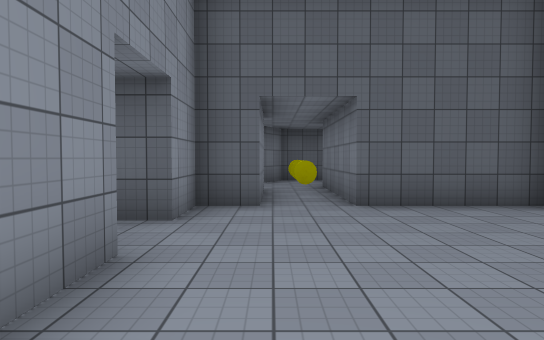
[1] (above)

24 first-person views from a walk through a scene from a Unity 3-D project. The camera is 1.5 m above the floor, tilts 2° down and sees 75° across. The floor is counted in squares, 2 m on a side. Each view is taken from the middle of a square. On the plan, view 1 faces up. The plan holds only what a view shows up to about 11 squares ahead; the rest is blank. The player character is not drawn. Surface patterns are stand-ins for the level's own textures.

[2]
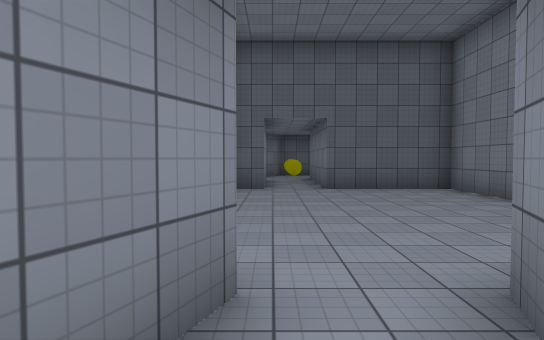

[3]
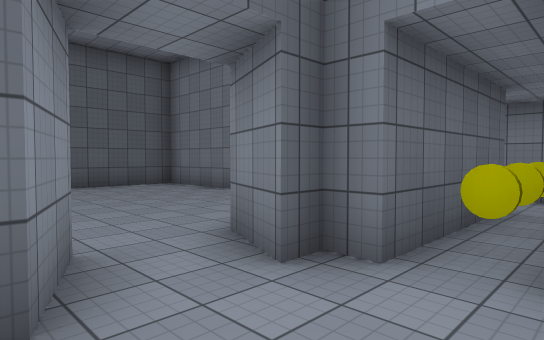

[4]
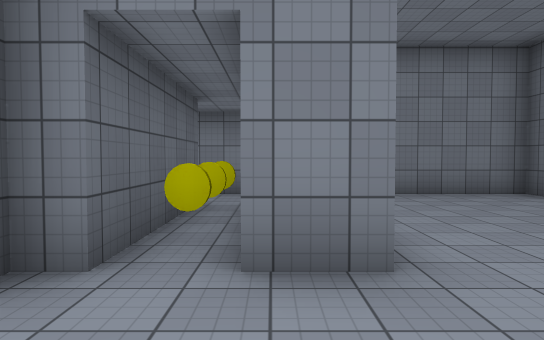

[5]
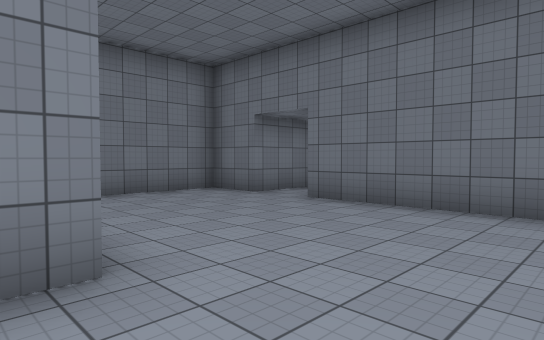

[6]
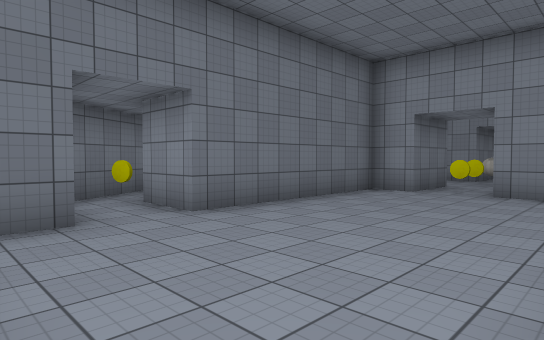

[7]
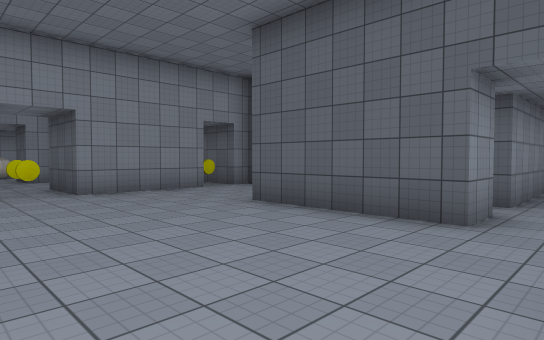

[8]
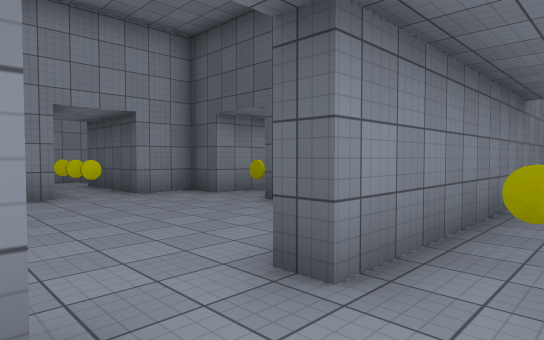

[9]
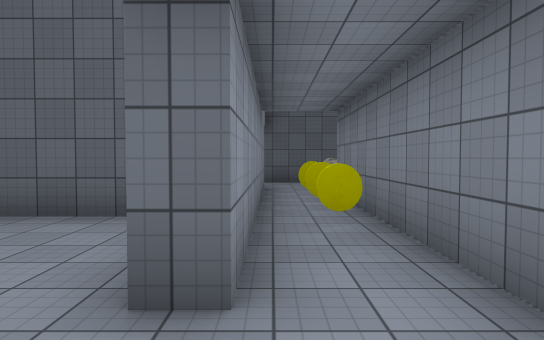

[10]
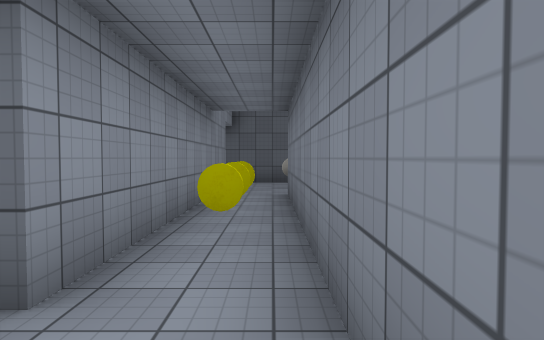

[11]
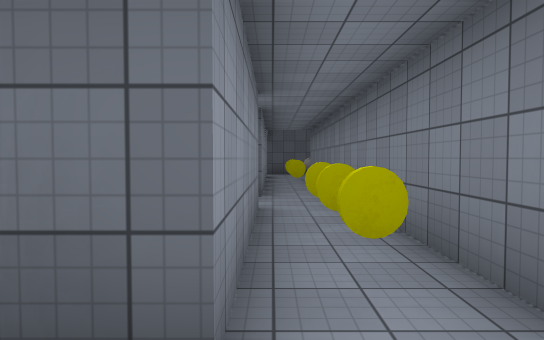

[12]
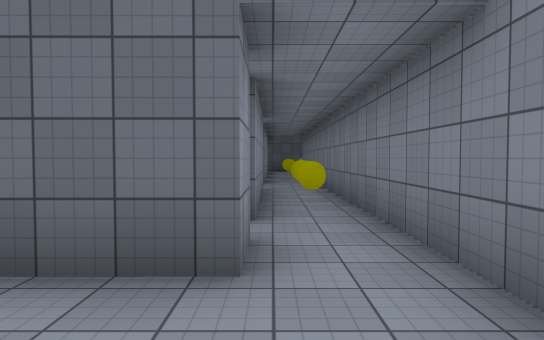

[13]
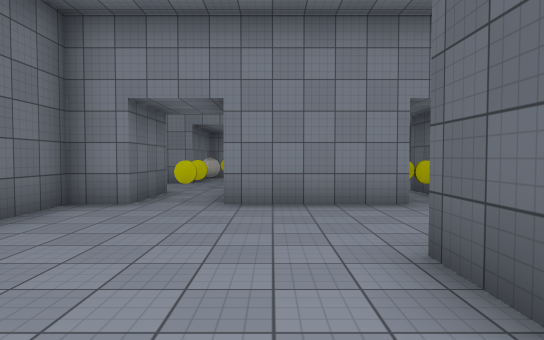

[14]
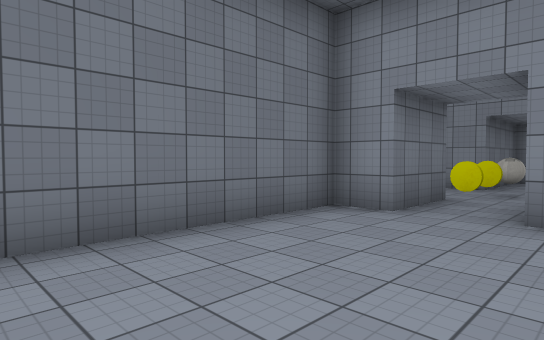

[15]
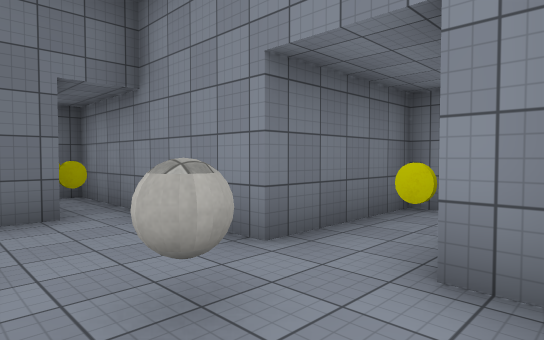

[16]
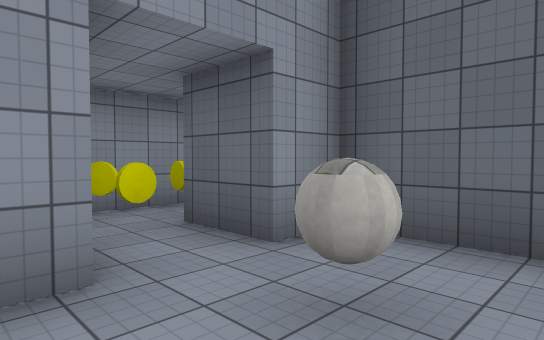

[17]
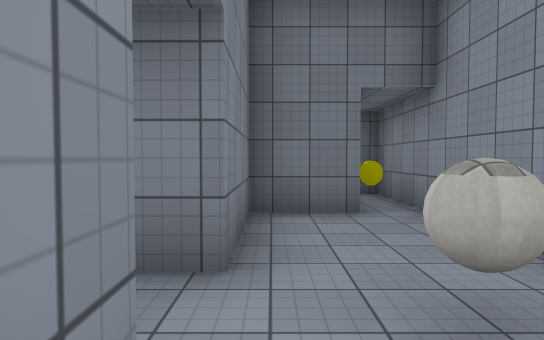

[18]
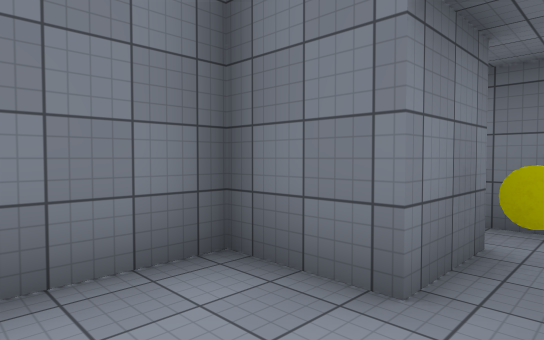

[19]
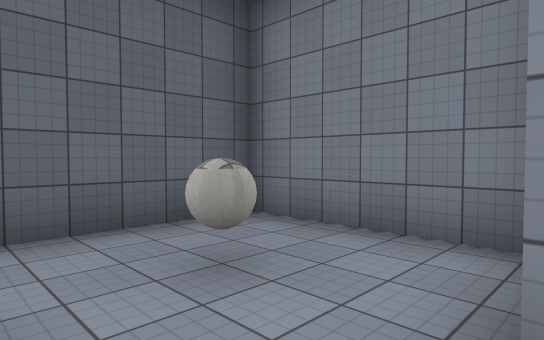

[20]
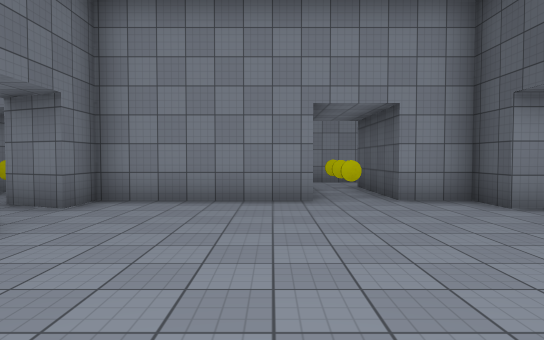

[21]
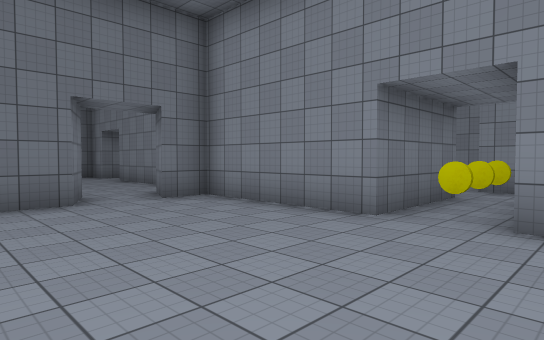

[22]
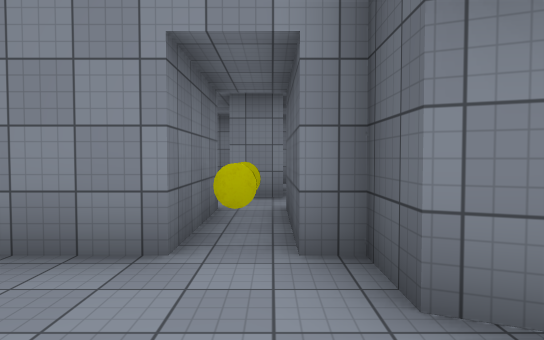

[23]
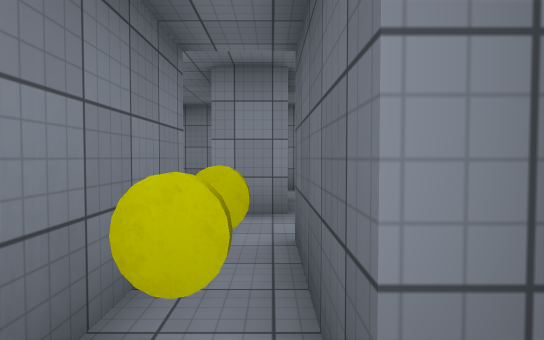

[24]
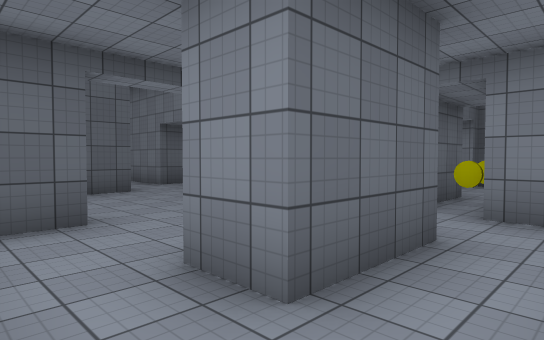

### Floor plan
Points are (right, up) in squares from view 1. A wall is a line through its corners. A room is listed if a view was taken in it or the views show most of it. See-through windows are left out.
Room 1 (views 1, 21)
walls: (-4.2, 2.7) (-1.2, 2.7) (-1.2, -1.1) (-0.2, -1.1); (-0.2, 7.6) (-0.2, 5.5) (-1.2, 5.5) (-1.2, 4.2) (-4.2, 4.2); (4.8, 2.7) (4.3, 2.7) (4.3, 5.5) (1.3, 5.5) (1.3, 9.1); (0.8, -2.3) (1.3, -1.1) (2.2, -1.1); (-5.7, 4.8) (-5.7, 2.7)
ways out: opening at (0, -2) to room 2; opening at (4, 2) to room 3; opening at (-5, 2); opening at (-5, 5.5); opening at (1, 9)
objects: other object (-4, 3); other object (-3, 3); other object (-2, 3); other object (1, 6); other object (1, 7); other object (1, 8)
Room 2 (views 2, 3, 4, 5, 6, 7, 11, 12, 13, 14, 22, 23)
walls: (4.8, -3.7) (4.8, -4.8) (1.3, -4.8) (1.3, -3.7); (4.8, -2.8) (1.3, -2.8) (1.3, -2.3) (0.8, -2.3); (-1.7, -3.8) (-1.7, -6.8); (-1.7, -8.3) (-1.7, -9.3) (3.3, -9.3) (3.3, -10.9); (-0.2, -1.1) (-0.7, -2.3) (-1.7, -2.3) (-1.7, -2.8); (4.8, -11.1) (4.8, -9.3) (6.3, -9.3) (6.3, -3.6); (2.3, -12.9) (4.2, -11.7)
ways out: opening at (0, -2) to room 1; opening at (4, -3) to room 3; opening at (5.5, -4) to room 3; opening at (-2.5, -7.5) to room 4; opening at (-2, -3) to room 7
objects: other object (2, -3); other object (3, -3); other object (4, -3)
Room 3 (views 8, 9, 10, 19, 20)
walls: (4.8, 1.3) (4.8, -2.8); (8.3, 8.5) (8.3, 11.7) (4.5, 11.7); (4.8, 10.3) (4.8, 2.7); (6.3, -3.6) (6.3, 8.3)
ways out: opening at (4, 2) to room 1; opening at (4, -3) to room 2; opening at (5.5, -4) to room 2
objects: other object (6, -2); other object (6, -1); other object (6, 0); other object (6, 4); other object (6, 5); other object (6, 6); white ball (6, 10)
Room 4 (views 15, 16, 17, 18)
walls: (-6.2, -8.3) (-6.2, -10.6); (-4.4, -5.8) (-6.2, -5.8) (-6.2, -6.8); (-1.7, -6.8) (-3.7, -6.8) (-3.7, -6.4); (-5.2, -10.8) (-3.7, -10.8) (-3.7, -8.3) (-1.7, -8.3)
ways out: opening at (-2.5, -7.5) to room 2; opening at (-7, -7.5) to room 6; opening at (-6, -11.5)
objects: white ball (-5, -8); other object (-3, -8); other object (-2, -8)
Room 5 (view 24)
walls: (-5.7, -3.8) (-7.7, -3.8) (-7.7, -2.7); (-9.2, -2.4) (-9.2, -5.6); (-4.2, -4.4) (-4.2, -3.8)
ways out: opening at (-8.5, -6) to room 6; opening at (-5, -4) to room 7; opening at (-8.5, -3)
Room 6 (no view inside)
walls: (-6.2, -6.8) (-7.7, -6.8); (-9.2, -5.6) (-9.2, -8.3) (-6.2, -8.3)
ways out: opening at (-7, -7.5) to room 4; opening at (-8.5, -6) to room 5
objects: other object (-8, -7); other object (-8, -6); other object (-7, -7)
Room 7 (no view inside)
walls: (-4.2, -3.8) (-1.7, -3.8); (-5.7, -2.7) (-5.7, -3.8); (-1.7, -2.8) (-4.2, -2.8)
ways out: opening at (-2, -3) to room 2; opening at (-5, -4) to room 5
objects: other object (-3, -3); other object (-2, -3)

Positions as (right, up) in squares from view 1, and headings:
1: (0, 0), facing up
2: (0, -3), facing up
3: (-1, -4), facing up-right
4: (-1, -4), facing right
5: (-1, -4), facing down-right
6: (6, -5), facing down-left
7: (6, -9), facing up-left
8: (6, 1), facing up-left
9: (5, 1), facing up
10: (6, 1), facing up
11: (5, -4), facing up
12: (5, -7), facing up
13: (4, -6), facing left
14: (3, -6), facing down-left
15: (-4, -6), facing down-left
16: (-4, -9), facing up-left
17: (-4, -6), facing down
18: (-6, -9), facing down-right
19: (5, 8), facing up-right
20: (5, 2), facing left
21: (3, 5), facing down-left
22: (1, -3), facing left
23: (-1, -3), facing left
24: (-9, -5), facing up-right
